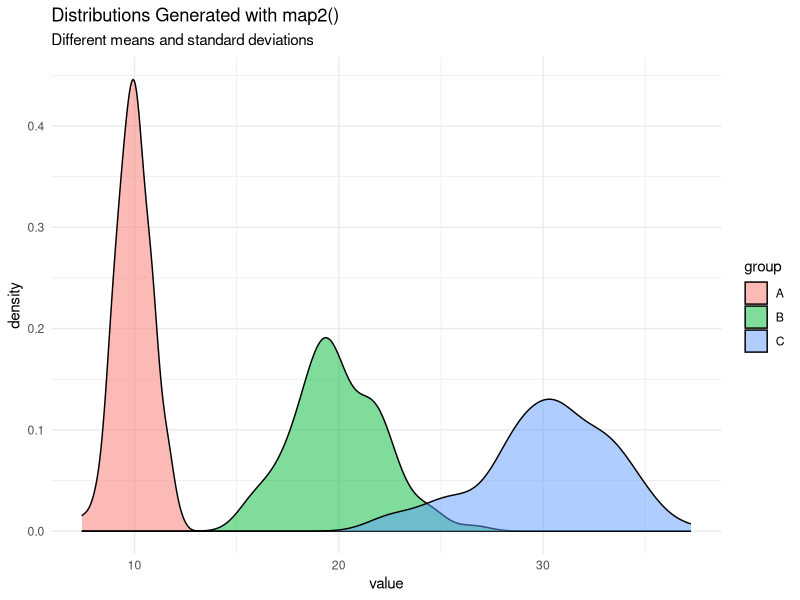
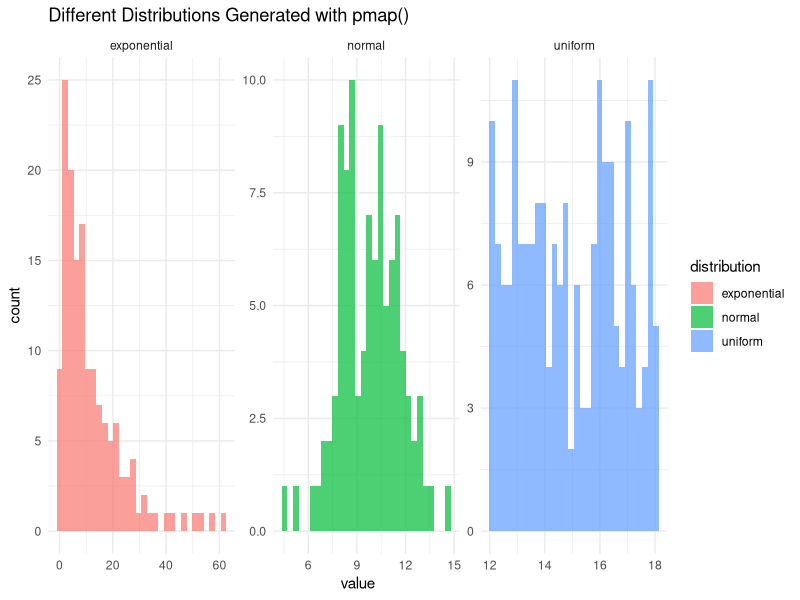
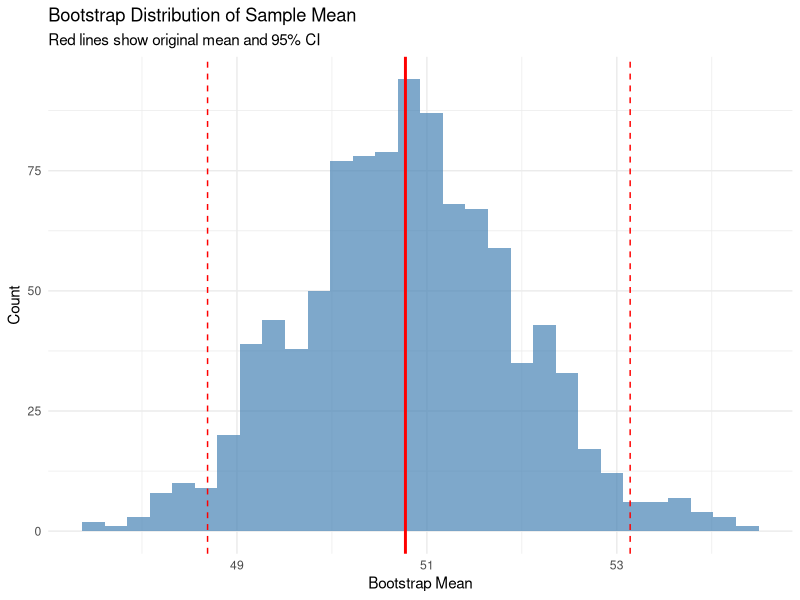
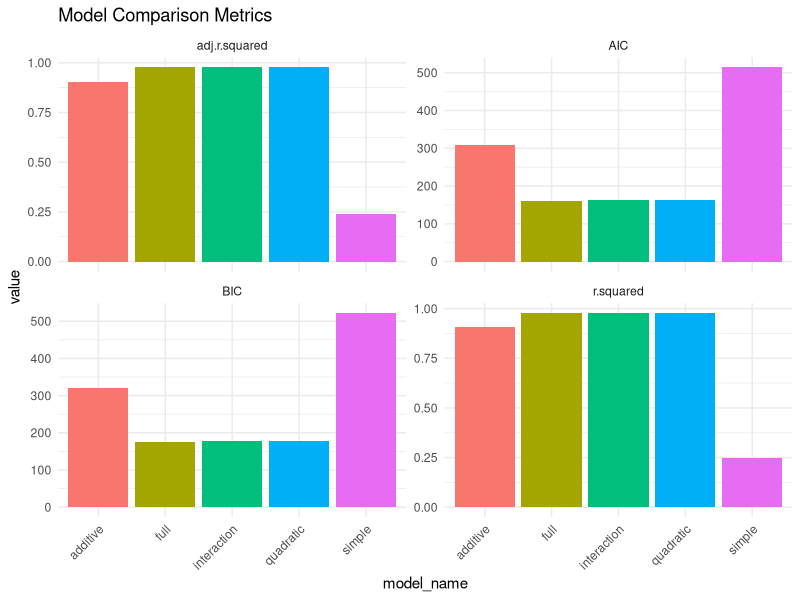
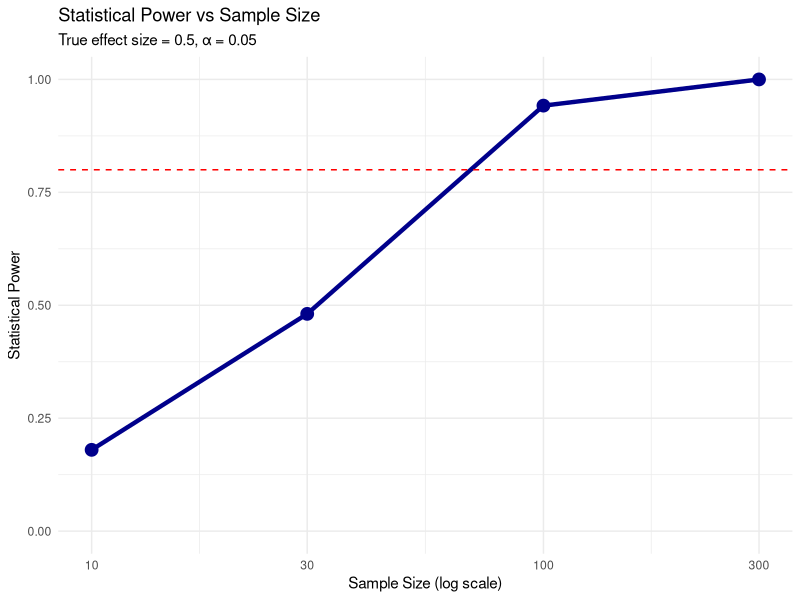
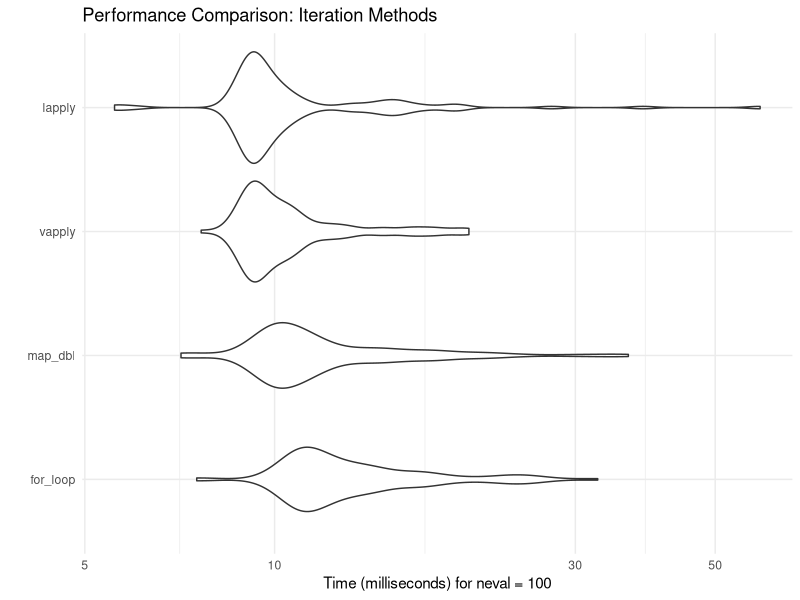

Generate these figures, in order, with R: (Note: this script raises an error after producing the figures.)
## ---- chunk 1
#| message: false
library(tidyverse)
library(purrr)
library(broom)

# Set seed for reproducibility
set.seed(123)

# Traditional approach with loops
data_list <- list(
  group_a = rnorm(100, mean = 10, sd = 2),
  group_b = rnorm(100, mean = 15, sd = 3),
  group_c = rnorm(100, mean = 12, sd = 2.5)
)

# Calculate mean with a for loop (the old way)
means_loop <- numeric(length(data_list))
names(means_loop) <- names(data_list)

for (i in seq_along(data_list)) {
  means_loop[i] <- mean(data_list[[i]])
}

print("Means calculated with loop:")
print(means_loop)

# The functional approach with map
means_map <- map_dbl(data_list, mean)

print("Means calculated with map:")
print(means_map)

# Are they the same?
identical(means_loop, means_map)
## ---- chunk 2
# Apply a function to each element
numbers <- list(
  small = 1:5,
  medium = 10:15,
  large = 100:105
)

# Calculate summary statistics for each group
summaries <- map(numbers, summary)
print(summaries)

# The beauty of map: it preserves names and structure
str(summaries)
## ---- chunk 3
# map_dbl returns a numeric vector
means <- map_dbl(numbers, mean)
print(means)

# map_chr returns a character vector
descriptions <- map_chr(numbers, ~ paste("Range:", min(.), "-", max(.)))
print(descriptions)

# map_lgl returns a logical vector
has_even_length <- map_lgl(numbers, ~ length(.) %% 2 == 0)
print(has_even_length)

# map_int returns an integer vector
lengths <- map_int(numbers, length)
print(lengths)

# Demonstrate type safety
# This would error: map_dbl(numbers, class)
# Because class returns a character, not a double
## ---- chunk 4
# Sample data
values <- list(
  a = 1:10,
  b = 11:20,
  c = 21:30
)

# Method 1: Named function
result1 <- map_dbl(values, mean)

# Method 2: Anonymous function (traditional)
result2 <- map_dbl(values, function(x) mean(x))

# Method 3: Formula notation (purrr style)
result3 <- map_dbl(values, ~ mean(.))

# Method 4: Even more concise for simple extractions
# Extract the 3rd element from each vector
third_elements <- map_dbl(values, 3)  # Same as ~ .[[3]]

print("All methods produce the same result:")
print(all(result1 == result2, result2 == result3))
print("Third elements:")
print(third_elements)

# More complex anonymous functions
custom_summary <- map(values, ~ {
  tibble(
    min = min(.),
    median = median(.),
    max = max(.),
    range = max(.) - min(.),
    cv = sd(.) / mean(.)  # Coefficient of variation
  )
})

# Combine into a single data frame
bind_rows(custom_summary, .id = "group")
## ---- chunk 5
# Create a nested data frame
nested_data <- tibble(
  group = c("A", "B", "C"),
  n = c(50, 75, 100)
) %>%
  mutate(
    # Generate data for each group
    data = map2(n, group, ~ {
      tibble(
        value = rnorm(.x, mean = match(.y, LETTERS) * 10, sd = 2),
        category = sample(c("Type1", "Type2"), .x, replace = TRUE)
      )
    })
  )

print("Nested data structure:")
print(nested_data)

# Work with nested data
analysis_results <- nested_data %>%
  mutate(
    # Calculate statistics for each nested data frame
    n_obs = map_int(data, nrow),
    mean_value = map_dbl(data, ~ mean(.$value)),
    sd_value = map_dbl(data, ~ sd(.$value)),
    
    # Fit models to each group
    model = map(data, ~ lm(value ~ category, data = .)),
    
    # Extract model information
    model_summary = map(model, broom::glance),
    coefficients = map(model, broom::tidy)
  )

# View the results
analysis_results %>%
  select(group, n_obs, mean_value, sd_value)

# Unnest model summaries
analysis_results %>%
  select(group, model_summary) %>%
  unnest(model_summary) %>%
  select(group, r.squared, p.value, AIC, BIC)
## ---- chunk 6
# Two vectors to iterate over
means <- c(10, 20, 30)
sds <- c(1, 2, 3)
sample_sizes <- c(100, 200, 300)

# Generate samples with different parameters
samples <- map2(means, sds, ~ rnorm(100, mean = .x, sd = .y))

# Visualize
samples_df <- tibble(
  group = rep(c("A", "B", "C"), each = 100),
  value = unlist(samples)
)

ggplot(samples_df, aes(x = value, fill = group)) +
  geom_density(alpha = 0.5) +
  labs(
    title = "Distributions Generated with map2()",
    subtitle = "Different means and standard deviations"
  ) +
  theme_minimal()

# More complex map2 example
x_values <- list(1:5, 6:10, 11:15)
y_values <- list(2:6, 7:11, 12:16)

# Calculate correlations between paired lists
correlations <- map2_dbl(x_values, y_values, cor)
print(paste("Correlations:", paste(correlations, collapse = ", ")))
## ---- chunk 7
# Multiple parameters for simulation
params <- tibble(
  n = c(100, 200, 150),
  mean = c(10, 15, 12),
  sd = c(2, 3, 2.5),
  distribution = c("normal", "uniform", "exponential")
)

# Generate samples based on parameters
simulated_data <- pmap(params, function(n, mean, sd, distribution) {
  switch(distribution,
    normal = rnorm(n, mean, sd),
    uniform = runif(n, mean - sd, mean + sd),
    exponential = rexp(n, rate = 1/mean)
  )
})

# Add to our data frame - simulated_data is already a list
params_with_data <- bind_cols(
  params,
  tibble(
    data = simulated_data,
    actual_mean = map_dbl(simulated_data, mean),
    actual_sd = map_dbl(simulated_data, sd)
  )
)

params_with_data %>%
  select(-data)

# Visualize all distributions
params_with_data %>%
  mutate(plot_data = map2(data, distribution, ~ {
    tibble(value = .x, dist_type = .y)
  })) %>%
  select(distribution, plot_data) %>%
  unnest(plot_data) %>%
  ggplot(aes(x = value, fill = distribution)) +
  geom_histogram(bins = 30, alpha = 0.7) +
  facet_wrap(~distribution, scales = "free") +
  theme_minimal() +
  labs(title = "Different Distributions Generated with pmap()")
## ---- chunk 8
# Create data with potential problems
messy_list <- list(
  good = 1:10,
  bad = c(1, 2, "three", 4),  # Contains a string
  empty = numeric(0),
  null = NULL,
  also_good = 11:20
)

# This would fail:
# map_dbl(messy_list, mean)

# Use safely to capture errors
safe_mean <- safely(mean)
results <- map(messy_list, safe_mean)

# Examine structure
str(results[[1]])  # Good result
str(results[[2]])  # Error result

# Extract results and errors
extracted_results <- tibble(
  name = names(messy_list),
  result = map(results, "result"),
  error = map(results, "error")
) %>%
  mutate(
    has_error = map_lgl(error, ~ !is.null(.)),
    error_message = map_chr(error, ~ ifelse(is.null(.), "No error", as.character(.)))
  )

extracted_results %>%
  select(name, has_error, error_message)
## ---- chunk 9
# possibly() is simpler when you just want a default
possible_mean <- possibly(mean, otherwise = NA_real_)

# Apply to messy list
means_with_default <- map_dbl(messy_list, possible_mean)
print(means_with_default)

# More complex example with custom function
calculate_cv <- function(x) {
  if (length(x) < 2) stop("Need at least 2 values")
  sd(x) / mean(x)
}

safe_cv <- possibly(calculate_cv, otherwise = NA_real_)

# Test data with edge cases
test_data <- list(
  normal = rnorm(100, 10, 2),
  single = 5,
  empty = numeric(0),
  zeros = rep(0, 10),
  negative = c(-1, -2, -3)
)

cv_results <- map_dbl(test_data, safe_cv)
print(cv_results)
## ---- chunk 10
# Function that produces warnings
noisy_function <- function(x) {
  if (any(x < 0)) warning("Negative values detected")
  if (length(x) > 100) message("Large dataset")
  mean(x)
}

# Capture all output
quiet_function <- quietly(noisy_function)

# Test with various inputs
test_inputs <- list(
  clean = 1:10,
  negative = c(-5, 0, 5),
  large = 1:150
)

quiet_results <- map(test_inputs, quiet_function)

# Extract components
output_summary <- tibble(
  name = names(test_inputs),
  result = map_dbl(quiet_results, "result"),
  warnings = map(quiet_results, "warnings"),
  messages = map(quiet_results, "messages")
) %>%
  mutate(
    has_warnings = map_lgl(warnings, ~ length(.) > 0),
    has_messages = map_lgl(messages, ~ length(.) > 0)
  )

output_summary %>%
  select(name, result, has_warnings, has_messages)
## ---- chunk 11
# Create a function factory for power functions
make_power <- function(n) {
  function(x) x^n
}

# Create specific power functions
square <- make_power(2)
cube <- make_power(3)

# Use them
print(square(5))
print(cube(3))

# Apply to data
values <- 1:5
powers <- 2:4

# Create multiple power functions
power_functions <- map(powers, make_power)

# Apply each to our values
power_results <- map(power_functions, ~ .(values))
names(power_results) <- paste0("power_", powers)

# Convert to data frame
as_tibble(power_results) %>%
  mutate(original = values)
## ---- chunk 12
# Create a data processing pipeline
process_data <- compose(
  ~ mutate(., z_score = (value - mean(value)) / sd(value)),
  ~ filter(., !is.na(value)),
  ~ select(., -unwanted_column),
  .dir = "forward"  # Apply left to right
)

# Test data
test_df <- tibble(
  value = c(1, 2, NA, 4, 5, 100),
  unwanted_column = "remove me"
)

# This won't work directly with compose, so let's do it manually
pipeline <- . %>%
  select(-unwanted_column) %>%
  filter(!is.na(value)) %>%
  mutate(z_score = (value - mean(value)) / sd(value))

result <- test_df %>% pipeline
print(result)

# More practical: Create reusable statistical transformations
standardize <- function(x) (x - mean(x, na.rm = TRUE)) / sd(x, na.rm = TRUE)
winsorize <- function(x, probs = c(0.05, 0.95)) {
  limits <- quantile(x, probs, na.rm = TRUE)
  x[x < limits[1]] <- limits[1]
  x[x > limits[2]] <- limits[2]
  x
}

# Apply transformations to multiple columns
data_to_transform <- tibble(
  a = rnorm(100, 10, 5),
  b = rexp(100, 0.1),
  c = runif(100, 0, 100)
)

transformed_data <- data_to_transform %>%
  mutate(across(everything(), list(
    standardized = standardize,
    winsorized = winsorize
  )))

glimpse(transformed_data)
## ---- chunk 13
# reduce() combines all elements into one
numbers_list <- list(
  c(1, 2, 3),
  c(4, 5, 6),
  c(7, 8, 9)
)

# Sum all vectors element-wise
total <- reduce(numbers_list, `+`)
print(total)

# Find intersection of multiple sets
sets <- list(
  set1 = c("a", "b", "c", "d"),
  set2 = c("b", "c", "d", "e"),
  set3 = c("c", "d", "e", "f")
)

common_elements <- reduce(sets, intersect)
print(paste("Common elements:", paste(common_elements, collapse = ", ")))

# accumulate() keeps intermediate results
cumulative_sums <- accumulate(1:5, `+`)
print(cumulative_sums)

# More complex: Merge multiple data frames
df_list <- list(
  tibble(id = 1:3, a = letters[1:3]),
  tibble(id = 2:4, b = letters[2:4]),
  tibble(id = 3:5, c = letters[3:5])
)

merged_df <- reduce(df_list, full_join, by = "id")
print(merged_df)
## ---- chunk 14
# Original data
original_data <- rnorm(100, mean = 50, sd = 10)

# Bootstrap function
bootstrap_mean <- function(data, n_boot = 1000) {
  # Generate bootstrap samples
  boot_samples <- map_dbl(1:n_boot, ~ {
    sample(data, replace = TRUE) %>% mean()
  })
  
  # Calculate confidence interval
  ci <- quantile(boot_samples, c(0.025, 0.975))
  
  tibble(
    mean = mean(data),
    boot_mean = mean(boot_samples),
    boot_sd = sd(boot_samples),
    ci_lower = ci[1],
    ci_upper = ci[2]
  )
}

# Apply bootstrap
boot_result <- bootstrap_mean(original_data)
print(boot_result)

# Visualize bootstrap distribution
boot_samples <- map_dbl(1:1000, ~ mean(sample(original_data, replace = TRUE)))

ggplot(tibble(x = boot_samples), aes(x = x)) +
  geom_histogram(bins = 30, fill = "steelblue", alpha = 0.7) +
  geom_vline(xintercept = mean(original_data), color = "red", linewidth = 1) +
  geom_vline(xintercept = boot_result$ci_lower, color = "red", linetype = "dashed") +
  geom_vline(xintercept = boot_result$ci_upper, color = "red", linetype = "dashed") +
  labs(
    title = "Bootstrap Distribution of Sample Mean",
    subtitle = "Red lines show original mean and 95% CI",
    x = "Bootstrap Mean",
    y = "Count"
  ) +
  theme_minimal()
## ---- chunk 15
# Generate sample data
set.seed(123)
model_data <- tibble(
  x1 = rnorm(100),
  x2 = rnorm(100),
  x3 = rnorm(100),
  y = 2 * x1 + 3 * x2 - x3 + rnorm(100, sd = 0.5)
)

# Define model formulas
formulas <- list(
  simple = y ~ x1,
  additive = y ~ x1 + x2,
  full = y ~ x1 + x2 + x3,
  interaction = y ~ x1 * x2 + x3,
  quadratic = y ~ poly(x1, 2) + x2 + x3
)

# Fit all models
models <- map(formulas, ~ lm(., data = model_data))

# Extract model metrics
model_comparison <- tibble(
  model_name = names(formulas),
  formula = map_chr(formulas, deparse),
  model = models
) %>%
  mutate(
    glance = map(model, broom::glance),
    tidy = map(model, broom::tidy),
    augment = map(model, broom::augment)
  ) %>%
  unnest(glance) %>%
  select(model_name, formula, r.squared, adj.r.squared, AIC, BIC) %>%
  arrange(desc(adj.r.squared))

print(model_comparison)

# Visualize model performance
model_comparison %>%
  pivot_longer(cols = c(r.squared, adj.r.squared, AIC, BIC),
               names_to = "metric", values_to = "value") %>%
  ggplot(aes(x = model_name, y = value, fill = model_name)) +
  geom_col() +
  facet_wrap(~metric, scales = "free_y") +
  theme_minimal() +
  theme(axis.text.x = element_text(angle = 45, hjust = 1)) +
  labs(title = "Model Comparison Metrics") +
  guides(fill = "none")
## ---- chunk 16
# Simulation parameters
n_simulations <- 1000
sample_sizes <- c(10, 30, 100, 300)

# Function to simulate one t-test
simulate_t_test <- function(n, true_diff = 0.5) {
  group1 <- rnorm(n, mean = 0, sd = 1)
  group2 <- rnorm(n, mean = true_diff, sd = 1)
  
  test_result <- t.test(group1, group2)
  
  tibble(
    p_value = test_result$p.value,
    significant = test_result$p.value < 0.05,
    estimate = test_result$estimate[1] - test_result$estimate[2],
    ci_lower = test_result$conf.int[1],
    ci_upper = test_result$conf.int[2]
  )
}

# Run simulation for different sample sizes
simulation_results <- map_df(sample_sizes, function(n) {
  map_df(1:n_simulations, ~ simulate_t_test(n), .id = "sim") %>%
    mutate(sample_size = n)
})

# Calculate power for each sample size
power_analysis <- simulation_results %>%
  group_by(sample_size) %>%
  summarise(
    power = mean(significant),
    mean_estimate = mean(estimate),
    sd_estimate = sd(estimate),
    coverage = mean(ci_lower < -0.5 & ci_upper > -0.5),
    .groups = "drop"
  )

print(power_analysis)

# Visualize power curve
ggplot(power_analysis, aes(x = sample_size, y = power)) +
  geom_line(linewidth = 1.5, color = "darkblue") +
  geom_point(size = 4, color = "darkblue") +
  geom_hline(yintercept = 0.8, linetype = "dashed", color = "red") +
  scale_x_log10() +
  scale_y_continuous(limits = c(0, 1)) +
  labs(
    title = "Statistical Power vs Sample Size",
    subtitle = "True effect size = 0.5, α = 0.05",
    x = "Sample Size (log scale)",
    y = "Statistical Power"
  ) +
  theme_minimal()
## ---- chunk 17
# Create test data
test_list <- map(1:1000, ~ rnorm(100))

# Benchmark different approaches
library(microbenchmark)

benchmark_results <- microbenchmark(
  for_loop = {
    results <- numeric(length(test_list))
    for (i in seq_along(test_list)) {
      results[i] <- mean(test_list[[i]])
    }
  },
  
  map_dbl = map_dbl(test_list, mean),
  
  vapply = vapply(test_list, mean, numeric(1)),
  
  lapply = unlist(lapply(test_list, mean)),
  
  times = 100
)

print(benchmark_results)

# Visualize results
autoplot(benchmark_results) +
  labs(title = "Performance Comparison: Iteration Methods") +
  theme_minimal()
## ---- chunk 18
# Note: furrr requires the future package
library(furrr)
library(future)

# Set up parallel processing
plan(multisession, workers = 2)  # Use 2 cores

# Large simulation
large_simulation <- function(n = 10000) {
  # Simulate expensive computation
  data <- rnorm(n)
  tibble(
    mean = mean(data),
    sd = sd(data),
    median = median(data),
    mad = mad(data)
  )
}

# Sequential processing
system.time({
  sequential_results <- map_df(1:100, ~ large_simulation())
})

# Parallel processing
system.time({
  parallel_results <- furrr::future_map_dfr(1:100, ~ large_simulation())
})

# Reset to sequential processing
plan(sequential)

print("Results are identical:")
print(identical(sequential_results, parallel_results))
## ---- chunk 19
# Your solution
# Create nested data
sales_data <- tibble(
  region = rep(c("North", "South", "East", "West"), each = 50),
  month = rep(1:12, length.out = 200),
  sales = c(
    rnorm(50, 1000, 200),  # North
    rnorm(50, 1200, 250),  # South
    rnorm(50, 900, 150),   # East
    rnorm(50, 1100, 300)   # West
  )
)

# Nest and analyze
sales_analysis <- sales_data %>%
  nest(data = c(month, sales)) %>%
  mutate(
    # Calculate statistics
    total_sales = map_dbl(data, ~ sum(.$sales)),
    avg_sales = map_dbl(data, ~ mean(.$sales)),
    cv = map_dbl(data, ~ sd(.$sales) / mean(.$sales)),
    
    # Fit trend model
    model = map(data, ~ lm(sales ~ month, data = .)),
    
    # Extract slope (trend)
    trend = map_dbl(model, ~ coef(.)[2]),
    
    # Model quality
    r_squared = map_dbl(model, ~ summary(.)$r.squared)
  )

sales_analysis %>%
  select(-data, -model) %>%
  arrange(desc(total_sales))
## ---- chunk 20
# Your solution
# Messy data with various problems
messy_data <- list(
  clean = tibble(x = 1:5, y = 2:6),
  missing_col = tibble(x = 1:5),
  wrong_type = tibble(x = letters[1:5], y = 2:6),
  empty = tibble(),
  null = NULL
)

# Create safe cleaning function
safe_clean <- possibly(function(df) {
  df %>%
    mutate(
      z = x + y,
      category = if_else(z > 5, "high", "low")
    )
}, otherwise = tibble(error = "Processing failed"))

# Apply to all data
cleaned_results <- map(messy_data, safe_clean)

# Check which ones succeeded
success_status <- map_lgl(cleaned_results, ~ !("error" %in% names(.)))
names(success_status) <- names(messy_data)
print(success_status)
## ---- chunk 21
# Your solution
# Sample data
sample_data <- rgamma(100, shape = 2, rate = 0.5)

# Bootstrap function for multiple statistics
bootstrap_stats <- function(data, n_boot = 1000, conf_level = 0.95) {
  alpha <- 1 - conf_level
  
  # Generate bootstrap samples
  boot_results <- map_df(1:n_boot, function(i) {
    boot_sample <- sample(data, replace = TRUE)
    tibble(
      mean = mean(boot_sample),
      median = median(boot_sample),
      sd = sd(boot_sample),
      iqr = IQR(boot_sample)
    )
  })
  
  # Calculate confidence intervals
  stats_summary <- boot_results %>%
    pivot_longer(everything(), names_to = "statistic", values_to = "value") %>%
    group_by(statistic) %>%
    summarise(
      estimate = mean(value),
      se = sd(value),
      ci_lower = quantile(value, alpha/2),
      ci_upper = quantile(value, 1 - alpha/2),
      .groups = "drop"
    )
  
  return(stats_summary)
}

# Apply bootstrap
boot_ci <- bootstrap_stats(sample_data)
print(boot_ci)

# Visualize bootstrap distributions
boot_samples <- map_df(1:1000, function(i) {
  boot_sample <- sample(sample_data, replace = TRUE)
  tibble(
    iteration = i,
    mean = mean(boot_sample),
    median = median(boot_sample)
  )
})

boot_samples %>%
  pivot_longer(c(mean, median), names_to = "statistic", values_to = "value") %>%
  ggplot(aes(x = value, fill = statistic)) +
  geom_density(alpha = 0.5) +
  facet_wrap(~statistic, scales = "free") +
  theme_minimal() +
  labs(title = "Bootstrap Distributions")
## ---- chunk 22
# Your solution
# Simulation parameters
effect_sizes <- seq(0, 1, by = 0.1)
n_sims <- 500
sample_size <- 50

# Power simulation function
calculate_power <- function(effect_size, n = sample_size, n_sim = n_sims) {
  p_values <- map_dbl(1:n_sim, function(i) {
    control <- rnorm(n, mean = 0, sd = 1)
    treatment <- rnorm(n, mean = effect_size, sd = 1)
    t.test(treatment, control)$p.value
  })
  
  mean(p_values < 0.05)
}

# Calculate power for each effect size
power_results <- tibble(
  effect_size = effect_sizes,
  power = map_dbl(effect_sizes, calculate_power)
)

# Visualize power curve
ggplot(power_results, aes(x = effect_size, y = power)) +
  geom_line(linewidth = 1.5) +
  geom_point(size = 3) +
  geom_hline(yintercept = 0.8, linetype = "dashed", color = "red") +
  geom_vline(xintercept = 0.5, linetype = "dashed", color = "blue") +
  scale_y_continuous(limits = c(0, 1)) +
  labs(
    title = "Power Analysis: Effect Size vs Statistical Power",
    subtitle = paste("n =", sample_size, "per group, α = 0.05"),
    x = "Effect Size (Cohen's d)",
    y = "Statistical Power"
  ) +
  theme_minimal()
